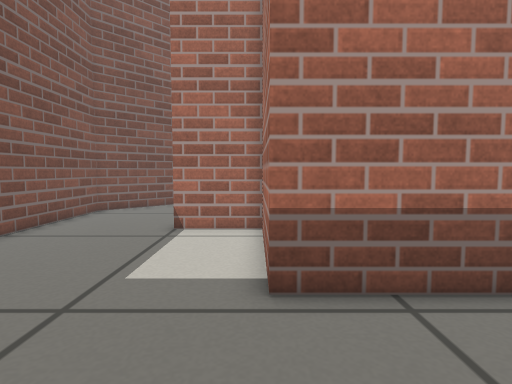
view 1 (above)

13 first-person views from a walk through a Gazebo world. The camera is 0.4 m above the floor, tilts 4° down and sees 80° across. The floor is counted in squares, 0.2 m on a side. Each view is taken from the middle of a square. On the plan, view 1 faces up. The plan holds only what a view shows up to about 17 squares ahead; the rest is blank.

view 2
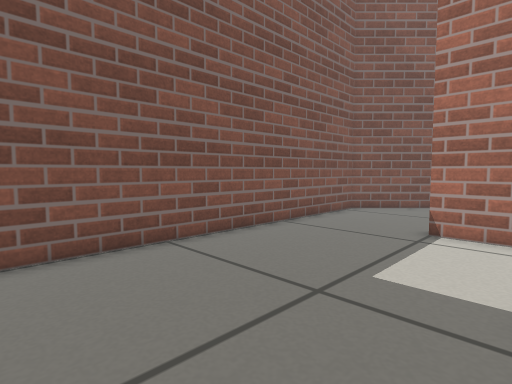

view 3
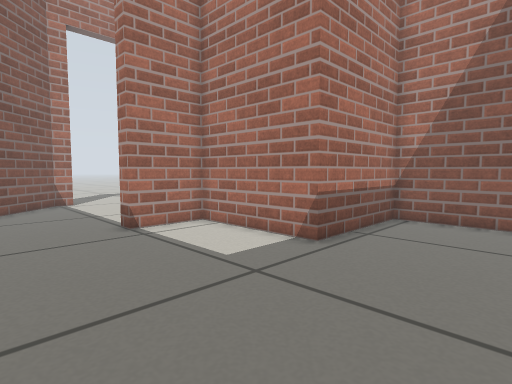

view 4
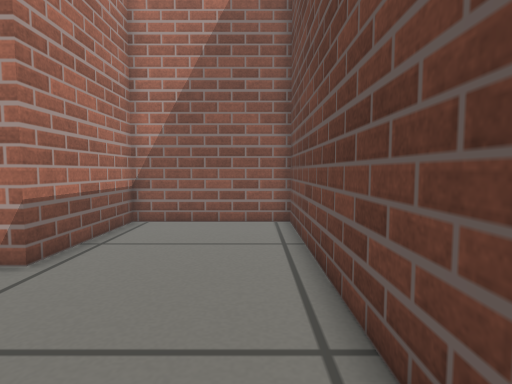

view 5
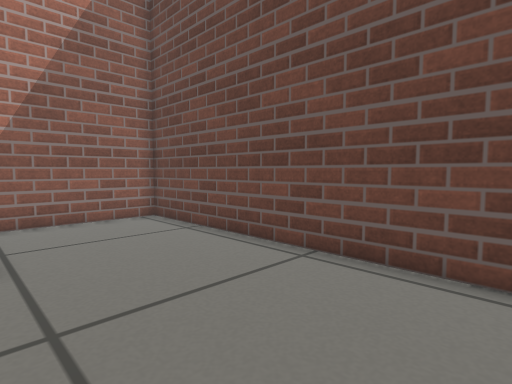

view 6
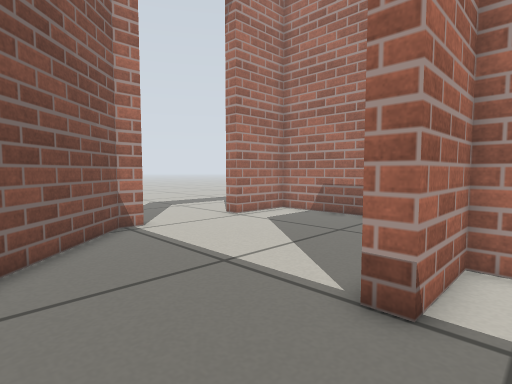

view 7
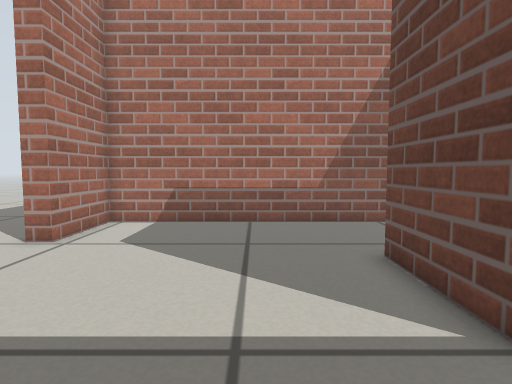

view 8
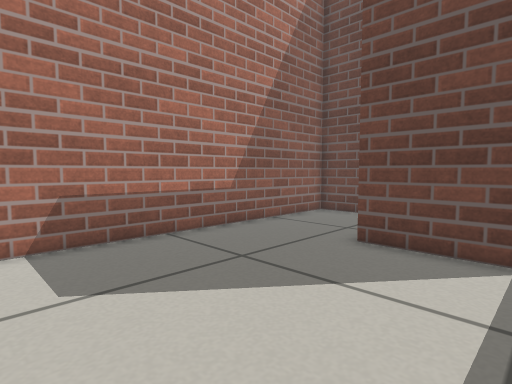

view 9
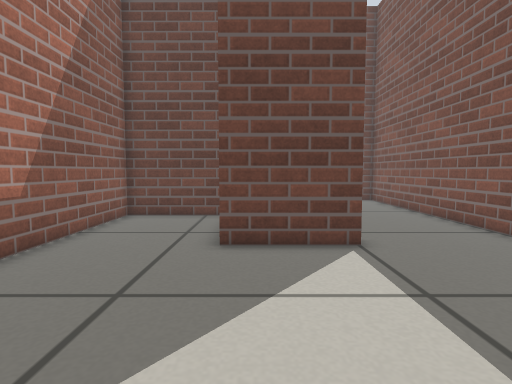

view 10
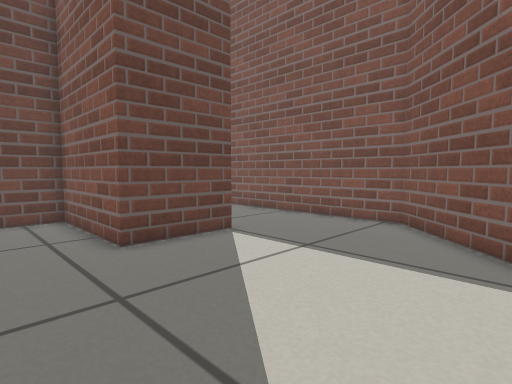

view 11
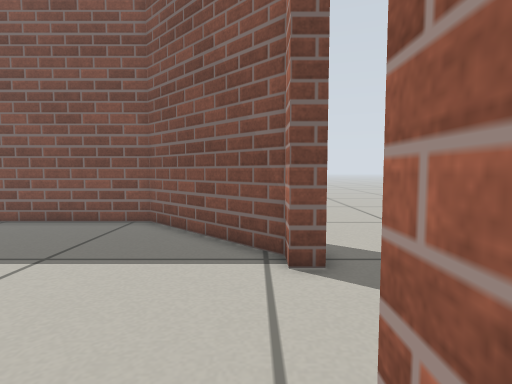

view 12
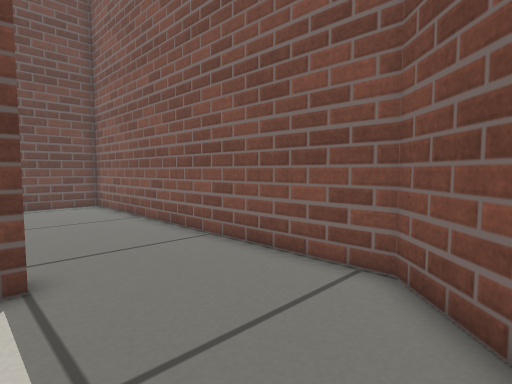

view 13
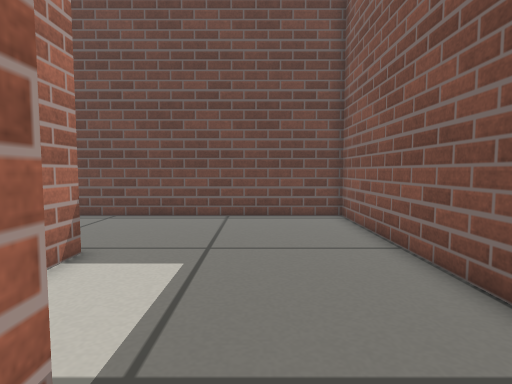

### Floor plan
Points are (right, up) in squares from view 1. A wall is a line through its corners. A room is listed if a view was taken in it or the views show most of it. See-through windows are left out.
Room 1 (views 1, 2, 3, 4, 5, 6)
walls: (-7.8, 9.4) (-7.8, -1.3) (5.7, -1.3) (5.7, 4.8) (0.2, 4.8) (0.2, 10.3) (-2.8, 10.3)
ways out: opening at (-5, 10.5) to room 2
Room 2 (views 7, 8, 9, 10, 11, 12, 13)
walls: (-2.8, 10.3) (-2.8, 11) (1, 11) (1, 5.5) (5.7, 5.5) (5.7, 19.7) (2.4, 19.7); (-2.1, 19.7) (-3, 19.7) (-7.8, 14.9) (-7.8, 9.4)
ways out: opening at (-5, 10.5) to room 1; open door at (0, 20)

Where each view was taken, in squares from view 1:
view 1: 0 up, 0 right, facing up
view 2: 0 up, 0 right, facing up-left
view 3: 0 up, 7 left, facing up-right
view 4: 0 up, 6 left, facing right
view 5: 5 up, 7 left, facing down-right
view 6: 9 up, 7 left, facing up-right
view 7: 14 up, 6 left, facing right
view 8: 19 up, 3 left, facing down-right
view 9: 19 up, 0 right, facing down
view 10: 19 up, 4 right, facing down-left
view 11: 19 up, 4 right, facing left
view 12: 17 up, 2 left, facing down-left
view 13: 12 up, 4 left, facing down
